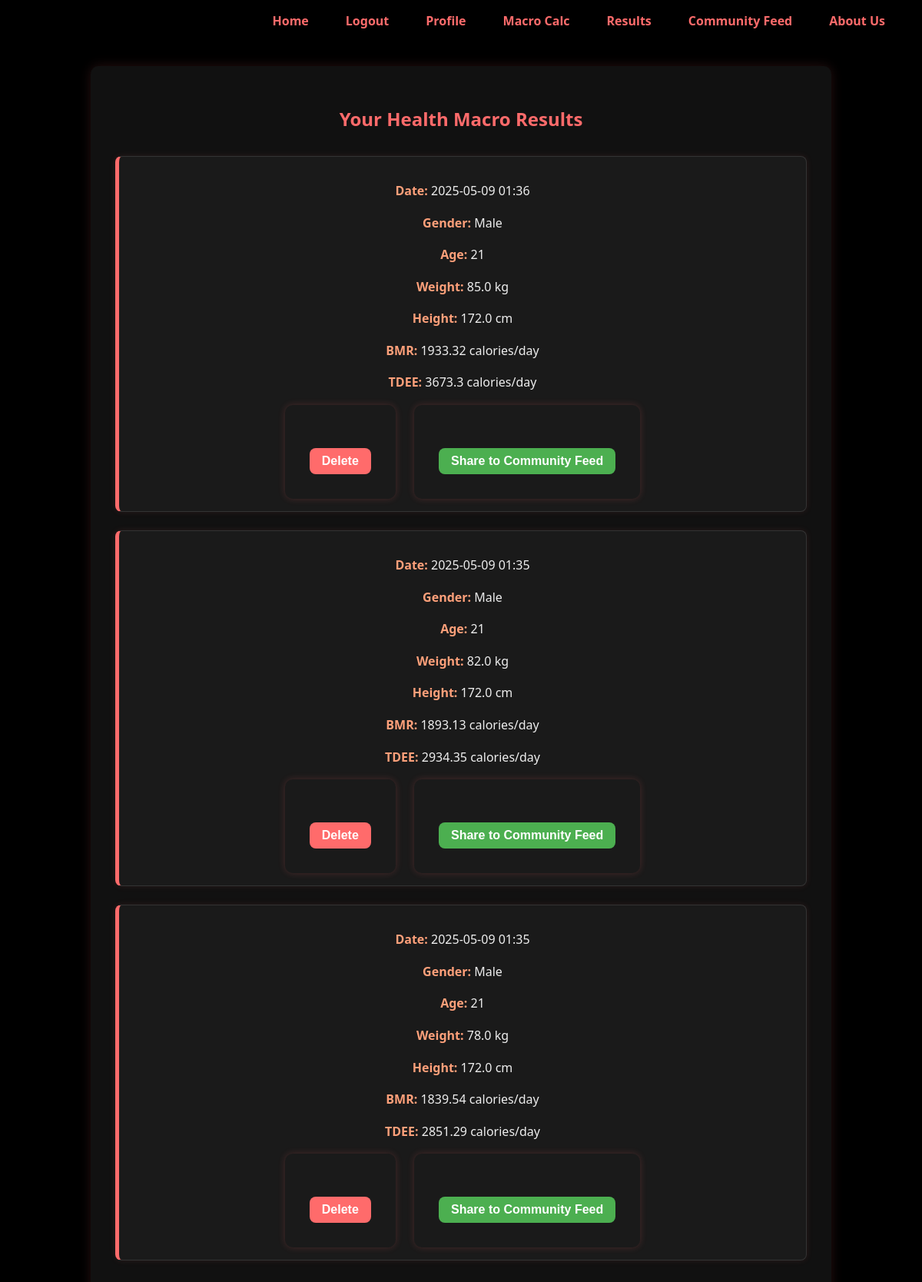
The page /results (signed in) on the database its author committed.
### app/models.py (models this page shows)
class MacroPost(db.Model):
    id = db.Column(db.Integer, primary_key=True)
    gender = db.Column(db.String(10), nullable=False)
    age = db.Column(db.Integer, nullable=False)
    weight = db.Column(db.Float, nullable=False)
    height = db.Column(db.Float, nullable=False)
    bmr = db.Column(db.Float, nullable=False)
    tdee = db.Column(db.Float, nullable=False)
    timestamp = db.Column(db.DateTime, server_default=db.func.now())
    user_id = db.Column(db.Integer, db.ForeignKey('user.id'), nullable=False)
    user = db.relationship('User', backref=db.backref('macroposts', lazy=True))

### app/routes.py (the view)
@app.route("/results")
def results():
    macro_posts = []
    if current_user.is_authenticated:
        macro_posts = MacroPost.query.filter_by(user_id=current_user.id).order_by(MacroPost.timestamp.desc()).all()
    return render_template("results.html", macro_posts=macro_posts)

### app/__init__.py (called while the page is built)
@login_manager.user_loader
def load_user(user_id):
    return User.query.get(int(user_id))

### app/templates/results.html (shortened to what this page needs)
{% extends "base.html" %}
{% block content %}
<section>
    <h1>Your Health Macro Results</h1>
    {% if macro_posts and macro_posts|length > 0 %}
        <div class="macro-history" style="margin-top: 2rem;">
            <ul>
                {% for post in macro_posts %}
                    <li style="margin-bottom: 1.5rem; text-align:center;">
                        <p><strong>Date:</strong> {{ post.timestamp.strftime('%Y-%m-%d %H:%M') }}</p>
                        <p><strong>Gender:</strong> {{ post.gender|capitalize }}</p>
                        <p><strong>Age:</strong> {{ post.age }}</p>
                        <p><strong>Weight:</strong> {{ post.weight }} kg</p>
                        <p><strong>Height:</strong> {{ post.height }} cm</p>
                        <p><strong>BMR:</strong> {{ post.bmr }} calories/day</p>
                        <p><strong>TDEE:</strong> {{ post.tdee }} calories/day</p>
                        <form action="{{ url_for('delete_macro_post', post_id=post.id) }}" method="POST" style="display:inline-block; margin: 0 10px;">
                            <button type="submit" onclick="return confirm('Are you sure you want to delete this entry?');" style="background-color: #ff6b6b; color: #fff; font-weight: bold; padding: 8px 16px; border: none; border-radius: 8px; cursor: pointer;">Delete</button>
                        </form>
                        <form action="{{ url_for('create_feed_post', post_id=post.id) }}" method="POST" style="display:inline-block; margin: 0 10px;">
                            <button type="submit" style="background-color: #4CAF50; color: #fff; font-weight: bold; padding: 8px 16px; border: none; border-radius: 8px; cursor: pointer;">Share to Community Feed</button>
                        </form>
                    </li>
                {% endfor %}
            </ul>
        </div>
    {% else %}
        <div class="no-results-message" style="text-align:center; font-size: 1.1rem; margin-top: 2rem;">
            <p style='color:#ff6b6b;'>❌ No results found. Please calculate your macros first on the <a href='/calculator' style='color:#6bffff; text-decoration:underline;'>Macro Calc</a> page.</p>
        </div>
    {% endif %}
</section>
{% endblock %}

### app/static/css/style.css (style rules this page uses)
body { background-color: #000; color: #eee; font-family: 'Segoe UI', Tahoma, Geneva, Verdana, sans-serif; margin: 0; padding: 0; }
h1, h2 { color: #ff6b6b; text-align: center; }
form { background-color: #1a1a1a; padding: 2rem; border-radius: 10px; max-width: 500px; margin: 2rem auto; box-shadow: 0 0 10px rgba(255, 107, 107, 0.2); }
input, select, button { width: 100%; padding: 0.7rem; margin-top: 0.5rem; border-radius: 5px; border: none; background-color: #333; color: #fff; font-size: 1rem; }
button { background-color: #ff6b6b; color: #000; font-weight: bold; margin-top: 1.5rem; cursor: pointer; transition: background-color 0.3s; }
section { background-color: #111; color: #eee; max-width: 900px; margin: 2rem auto; padding: 2rem; border-radius: 10px; box-shadow: 0 0 15px rgba(255, 107, 107, 0.15); }
section p { font-size: 1rem; line-height: 1.6; }
.macro-history ul { list-style: none; padding: 0; margin: 0; }
.macro-history li { background-color: #1a1a1a; border: 1px solid #333; border-left: 5px solid #ff6b6b; border-radius: 8px; padding: 1rem; margin-bottom: 1rem; box-shadow: 0 0 8px rgba(255, 107, 107, 0.1); transition: transform 0.2s ease; }
.macro-history strong { color: #ffa07a; }

### rows shown on the page
MacroPost: timestamp "2025-05-09 01:36", gender "Male", age "21", weight "85.0", height "172.0", bmr "1933.32", tdee "3673.3"
MacroPost: timestamp "2025-05-09 01:35", gender "Male", age "21", weight "82.0", height "172.0", bmr "1893.13", tdee "2934.35"
MacroPost: timestamp "2025-05-09 01:35", gender "Male", age "21", weight "78.0", height "172.0", bmr "1839.54", tdee "2851.29"
